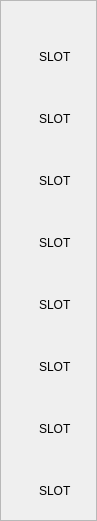
                <widget class="QFrame" name="GearFrameLeft">
                 <property name="sizePolicy">
                  <sizepolicy hsizetype="Maximum" vsizetype="Preferred">
                   <horstretch>0</horstretch>
                   <verstretch>0</verstretch>
                  </sizepolicy>
                 </property>
                 <property name="maximumSize">
                  <size>
                   <width>120</width>
                   <height>16777215</height>
                  </size>
                 </property>
                 <property name="frameShape">
                  <enum>QFrame::StyledPanel</enum>
                 </property>
                 <property name="frameShadow">
                  <enum>QFrame::Raised</enum>
                 </property>
                 <widget class="QWidget" name="verticalLayoutWidget_2">
                  <property name="geometry">
                   <rect>
                    <x>30</x>
                    <y>20</y>
                    <width>58</width>
                    <height>492</height>
                   </rect>
                  </property>
                  <layout class="QVBoxLayout" name="Left">
                   <item>
                    <widget class="GearSlot" name="Slot111" native="true">
                     <property name="minimumSize">
                      <size>
                       <width>56</width>
                       <height>56</height>
                      </size>
                     </property>
                     <property name="maximumSize">
                      <size>
                       <width>56</width>
                       <height>56</height>
                      </size>
                     </property>
                     <layout class="QVBoxLayout" name="verticalLayout_4">
                      <item>
                       <widget class="QLabel" name="label_11">
                        <property name="sizePolicy">
                         <sizepolicy hsizetype="Fixed" vsizetype="Fixed">
                          <horstretch>0</horstretch>
                          <verstretch>0</verstretch>
                         </sizepolicy>
                        </property>
                        <property name="minimumSize">
                         <size>
                          <width>56</width>
                          <height>56</height>
                         </size>
                        </property>
                        <property name="maximumSize">
                         <size>
                          <width>56</width>
                          <height>56</height>
                         </size>
                        </property>
                        <property name="layoutDirection">
                         <enum>Qt::LeftToRight</enum>
                        </property>
                        <property name="text">
                         <string>SLOT</string>
                        </property>
                       </widget>
                      </item>
                     </layout>
                    </widget>
                   </item>
                   <item>
                    <widget class="GearSlot" name="Slot111_2" native="true">
                     <property name="minimumSize">
                      <size>
                       <width>56</width>
                       <height>56</height>
                      </size>
                     </property>
                     <property name="maximumSize">
                      <size>
                       <width>56</width>
                       <height>56</height>
                      </size>
                     </property>
                     <layout class="QVBoxLayout" name="verticalLayout_15">
                      <item>
                       <widget class="QLabel" name="label_12">
                        <property name="sizePolicy">
                         <sizepolicy hsizetype="Fixed" vsizetype="Fixed">
                          <horstretch>0</horstretch>
                          <verstretch>0</verstretch>
                         </sizepolicy>
                        </property>
                        <property name="minimumSize">
                         <size>
                          <width>56</width>
                          <height>56</height>
                         </size>
                        </property>
                        <property name="maximumSize">
                         <size>
                          <width>56</width>
                          <height>56</height>
                         </size>
                        </property>
                        <property name="layoutDirection">
                         <enum>Qt::LeftToRight</enum>
                        </property>
                        <property name="text">
                         <string>SLOT</string>
                        </property>
                       </widget>
                      </item>
                     </layout>
                    </widget>
                   </item>
                   <item>
                    <widget class="GearSlot" name="Slot111_3" native="true">
                     <property name="minimumSize">
                      <size>
                       <width>56</width>
                       <height>56</height>
                      </size>
                     </property>
                     <property name="maximumSize">
                      <size>
                       <width>56</width>
                       <height>56</height>
                      </size>
                     </property>
                     <layout class="QVBoxLayout" name="verticalLayout_16">
                      <item>
                       <widget class="QLabel" name="label_13">
                        <property name="sizePolicy">
                         <sizepolicy hsizetype="Fixed" vsizetype="Fixed">
                          <horstretch>0</horstretch>
                          <verstretch>0</verstretch>
                         </sizepolicy>
                        </property>
                        <property name="minimumSize">
                         <size>
                          <width>56</width>
                          <height>56</height>
                         </size>
                        </property>
                        <property name="maximumSize">
                         <size>
                          <width>56</width>
                          <height>56</height>
                         </size>
                        </property>
                        <property name="layoutDirection">
                         <enum>Qt::LeftToRight</enum>
                        </property>
                        <property name="text">
                         <string>SLOT</string>
                        </property>
                       </widget>
                      </item>
                     </layout>
                    </widget>
                   </item>
                   <item>
                    <widget class="GearSlot" name="Slot111_4" native="true">
                     <property name="minimumSize">
                      <size>
                       <width>56</width>
                       <height>56</height>
                      </size>
                     </property>
                     <property name="maximumSize">
                      <size>
                       <width>56</width>
                       <height>56</height>
                      </size>
                     </property>
                     <layout class="QVBoxLayout" name="verticalLayout_17">
                      <item>
                       <widget class="QLabel" name="label_14">
                        <property name="sizePolicy">
                         <sizepolicy hsizetype="Fixed" vsizetype="Fixed">
                          <horstretch>0</horstretch>
                          <verstretch>0</verstretch>
                         </sizepolicy>
                        </property>
                        <property name="minimumSize">
                         <size>
                          <width>56</width>
                          <height>56</height>
                         </size>
                        </property>
                        <property name="maximumSize">
                         <size>
                          <width>56</width>
                          <height>56</height>
                         </size>
                        </property>
                        <property name="layoutDirection">
                         <enum>Qt::LeftToRight</enum>
                        </property>
                        <property name="text">
                         <string>SLOT</string>
                        </property>
                       </widget>
                      </item>
                     </layout>
                    </widget>
                   </item>
                   <item>
                    <widget class="GearSlot" name="Slot111_5" native="true">
                     <property name="minimumSize">
                      <size>
                       <width>56</width>
                       <height>56</height>
                      </size>
                     </property>
                     <property name="maximumSize">
                      <size>
                       <width>56</width>
                       <height>56</height>
                      </size>
                     </property>
                     <layout class="QVBoxLayout" name="verticalLayout_18">
                      <item>
                       <widget class="QLabel" name="label_15">
                        <property name="sizePolicy">
                         <sizepolicy hsizetype="Fixed" vsizetype="Fixed">
                          <horstretch>0</horstretch>
                          <verstretch>0</verstretch>
                         </sizepolicy>
                        </property>
                        <property name="minimumSize">
                         <size>
                          <width>56</width>
                          <height>56</height>
                         </size>
                        </property>
                        <property name="maximumSize">
                         <size>
                          <width>56</width>
                          <height>56</height>
                         </size>
                        </property>
                        <property name="layoutDirection">
                         <enum>Qt::LeftToRight</enum>
                        </property>
                        <property name="text">
                         <string>SLOT</string>
                        </property>
                       </widget>
                      </item>
                     </layout>
                    </widget>
                   </item>
                   <item>
                    <widget class="GearSlot" name="Slot111_6" native="true">
                     <property name="minimumSize">
                      <size>
                       <width>56</width>
                       <height>56</height>
                      </size>
                     </property>
                     <property name="maximumSize">
                      <size>
                       <width>56</width>
                       <height>56</height>
                      </size>
                     </property>
                     <layout class="QVBoxLayout" name="verticalLayout_19">
                      <item>
                       <widget class="QLabel" name="label_16">
                        <property name="sizePolicy">
                         <sizepolicy hsizetype="Fixed" vsizetype="Fixed">
                          <horstretch>0</horstretch>
                          <verstretch>0</verstretch>
                         </sizepolicy>
                        </property>
                        <property name="minimumSize">
                         <size>
                          <width>56</width>
                          <height>56</height>
                         </size>
                        </property>
                        <property name="maximumSize">
                         <size>
                          <width>56</width>
                          <height>56</height>
                         </size>
                        </property>
                        <property name="layoutDirection">
                         <enum>Qt::LeftToRight</enum>
                        </property>
                        <property name="text">
                         <string>SLOT</string>
                        </property>
                       </widget>
                      </item>
                     </layout>
                    </widget>
                   </item>
                   <item>
                    <widget class="GearSlot" name="Slot111_7" native="true">
                     <property name="minimumSize">
                      <size>
                       <width>56</width>
                       <height>56</height>
                      </size>
                     </property>
                     <property name="maximumSize">
                      <size>
                       <width>56</width>
                       <height>56</height>
                      </size>
                     </property>
                     <layout class="QVBoxLayout" name="verticalLayout_20">
                      <item>
                       <widget class="QLabel" name="label_17">
                        <property name="sizePolicy">
                         <sizepolicy hsizetype="Fixed" vsizetype="Fixed">
                          <horstretch>0</horstretch>
                          <verstretch>0</verstretch>
                         </sizepolicy>
                        </property>
                        <property name="minimumSize">
                         <size>
                          <width>56</width>
                          <height>56</height>
                         </size>
                        </property>
                        <property name="maximumSize">
                         <size>
                          <width>56</width>
                          <height>56</height>
                         </size>
                        </property>
                        <property name="layoutDirection">
                         <enum>Qt::LeftToRight</enum>
                        </property>
                        <property name="text">
                         <string>SLOT</string>
                        </property>
                       </widget>
                      </item>
                     </layout>
                    </widget>
                   </item>
                   <item>
                    <widget class="GearSlot" name="Slot111_8" native="true">
                     <property name="minimumSize">
                      <size>
                       <width>56</width>
                       <height>56</height>
                      </size>
                     </property>
                     <property name="maximumSize">
                      <size>
                       <width>56</width>
                       <height>56</height>
                      </size>
                     </property>
                     <layout class="QVBoxLayout" name="verticalLayout_21">
                      <item>
                       <widget class="QLabel" name="label_18">
                        <property name="sizePolicy">
                         <sizepolicy hsizetype="Fixed" vsizetype="Fixed">
                          <horstretch>0</horstretch>
                          <verstretch>0</verstretch>
                         </sizepolicy>
                        </property>
                        <property name="minimumSize">
                         <size>
                          <width>56</width>
                          <height>56</height>
                         </size>
                        </property>
                        <property name="maximumSize">
                         <size>
                          <width>56</width>
                          <height>56</height>
                         </size>
                        </property>
                        <property name="layoutDirection">
                         <enum>Qt::LeftToRight</enum>
                        </property>
                        <property name="text">
                         <string>SLOT</string>
                        </property>
                       </widget>
                      </item>
                     </layout>
                    </widget>
                   </item>
                  </layout>
                 </widget>
                </widget>
